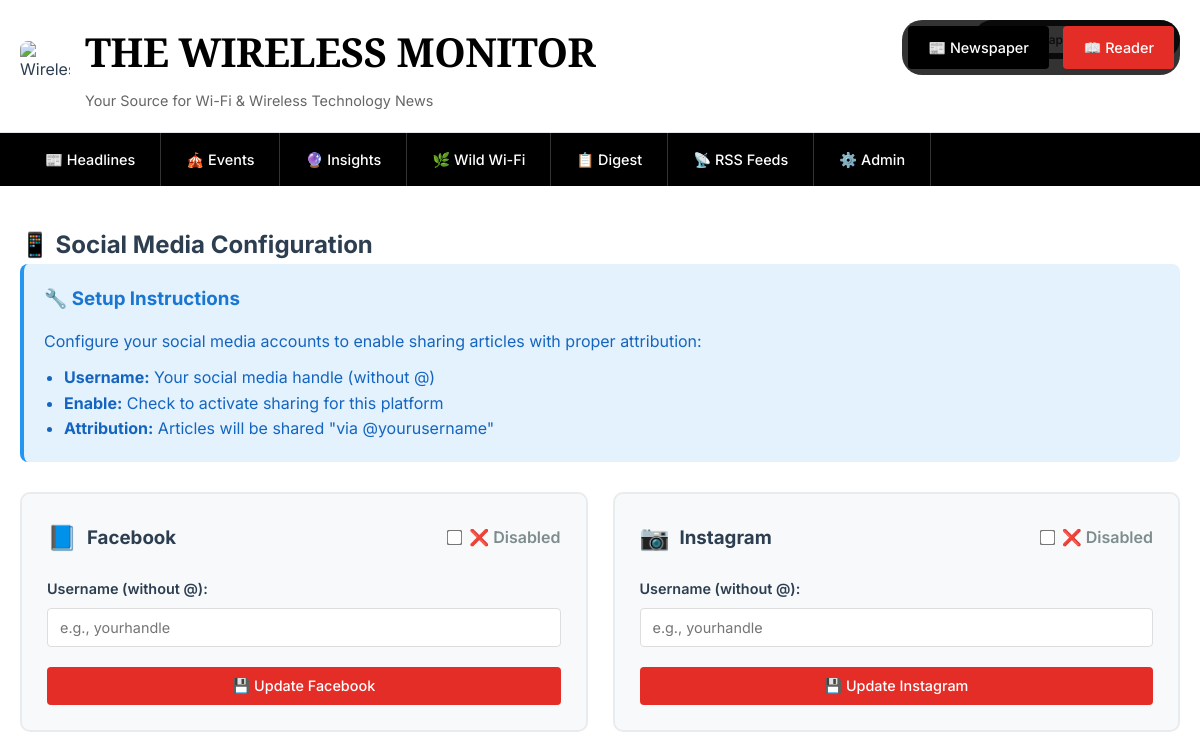
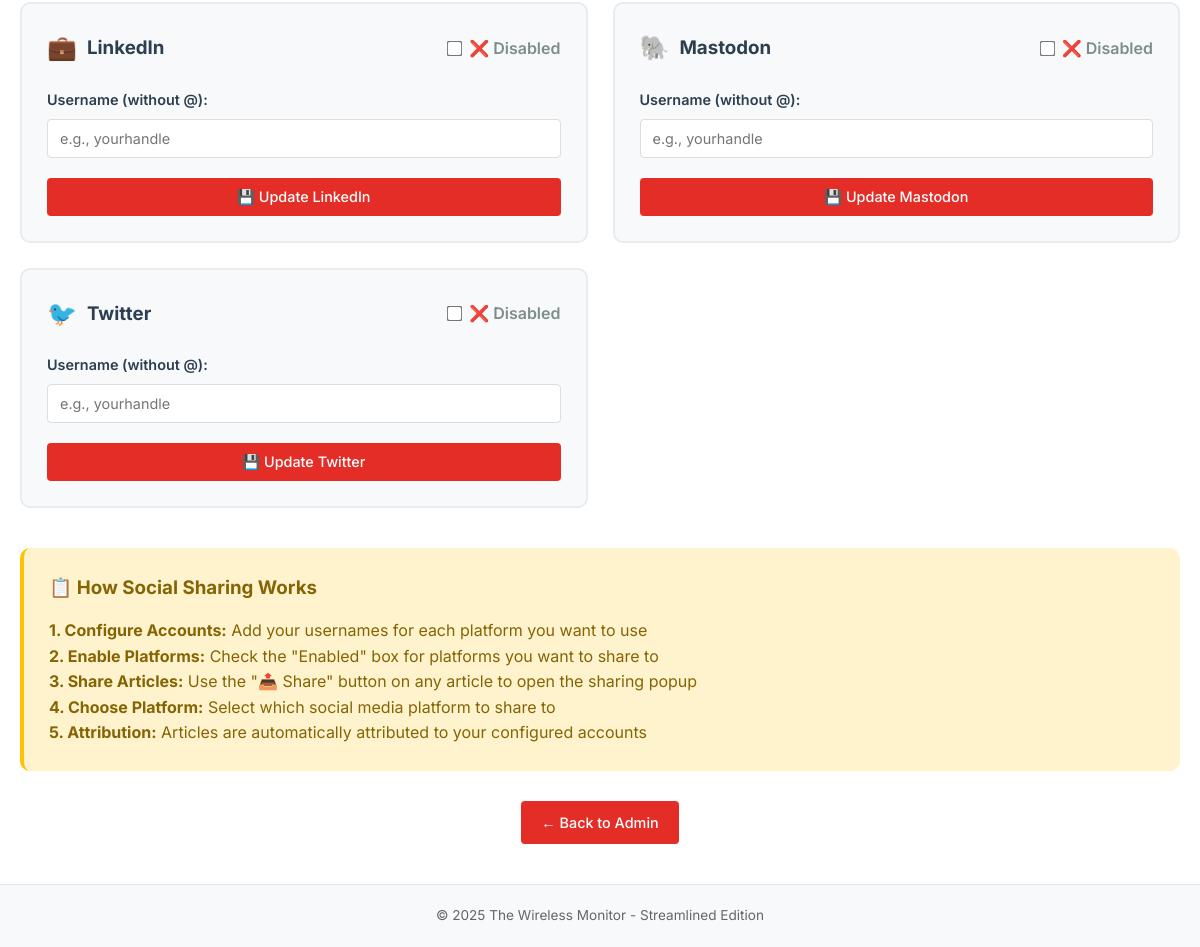
The app's page /social_config, older data (2 pictures, top to bottom).
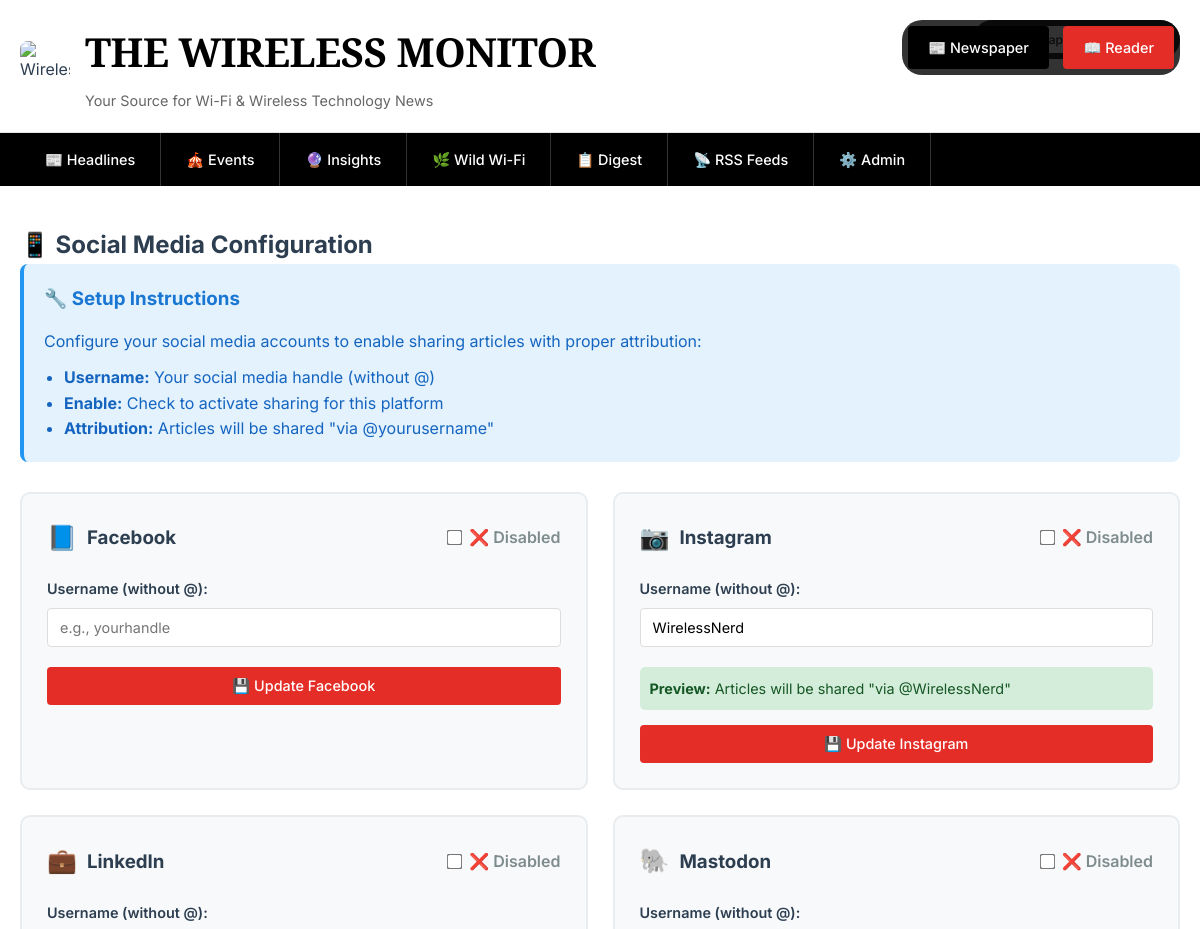
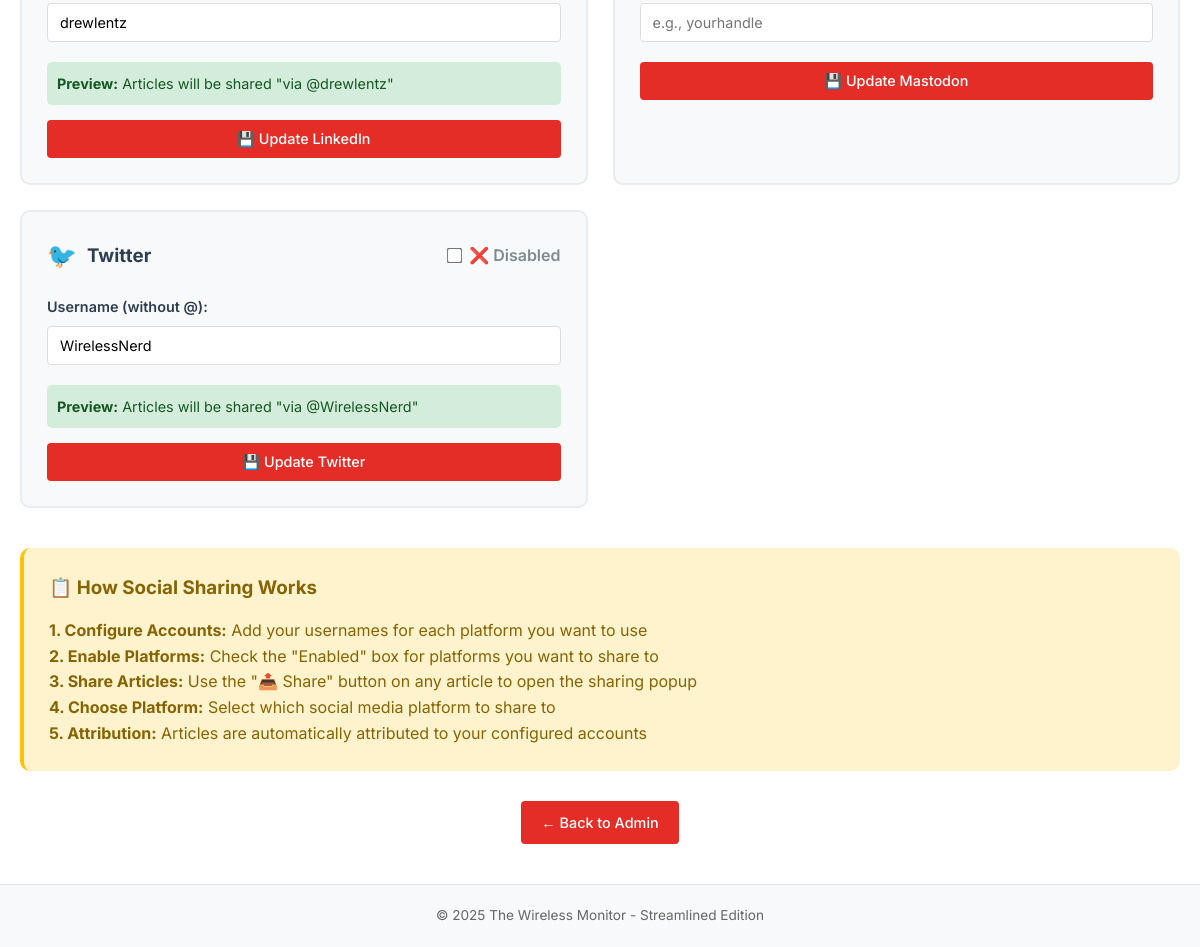
The same page, newer data (2 pictures, top to bottom).
### tables this page shows
CREATE TABLE social_config (
                id INTEGER PRIMARY KEY AUTOINCREMENT,
                platform TEXT NOT NULL UNIQUE,
                username TEXT,
                enabled INTEGER DEFAULT 0,
                api_key TEXT,
                api_secret TEXT,
                access_token TEXT,
                created_at TIMESTAMP DEFAULT CURRENT_TIMESTAMP
            );

### main.py (the view)
        @self.app.route('/social_config')
        def social_config_page():
            view_mode = request.args.get('view', 'newspaper')
            conn = self.get_db_connection()
            platforms = conn.execute('SELECT * FROM social_config ORDER BY platform').fetchall()
            conn.close()
            return render_template('social_config.html', platforms=platforms, view_mode=view_mode)

### main.py (called while the page is built)
    def get_db_connection(self):
        conn = sqlite3.connect(self.db_path, timeout=30.0)
        conn.row_factory = sqlite3.Row
        conn.execute('PRAGMA journal_mode=WAL')
        conn.execute('PRAGMA synchronous=NORMAL')
        conn.execute('PRAGMA cache_size=10000')
        conn.execute('PRAGMA temp_store=memory')
        return conn

### templates/social_config.html (shortened to what the changed rows need)
{% extends "base.html" %}
{% block content %}
<h2>📱 Social Media Configuration</h2>
<div style="display: grid; grid-template-columns: repeat(auto-fit, minmax(400px, 1fr)); gap: 25px;">
    {% for platform in platforms %}
    <div style="background: #f8f9fa; padding: 25px; border-radius: 10px; border: 2px solid #e9ecef;">
        <form method="POST" action="{{ url_for('update_social_config', view=view_mode) }}">
            <div style="display: flex; align-items: center; margin-bottom: 20px;">
                {% if platform.platform == 'Twitter' %}
                    <span style="font-size: 1.5rem; margin-right: 10px;">🐦</span>
                {% elif platform.platform == 'LinkedIn' %}
                    <span style="font-size: 1.5rem; margin-right: 10px;">💼</span>
                {% elif platform.platform == 'Facebook' %}
                    <span style="font-size: 1.5rem; margin-right: 10px;">📘</span>
                {% elif platform.platform == 'Mastodon' %}
                    <span style="font-size: 1.5rem; margin-right: 10px;">🐘</span>
                {% elif platform.platform == 'Instagram' %}
                    <span style="font-size: 1.5rem; margin-right: 10px;">📷</span>
                {% else %}
                    <span style="font-size: 1.5rem; margin-right: 10px;">📱</span>
                {% endif %}
                <h3 style="margin: 0; color: #2c3e50;">{{ platform.platform }}</h3>
                <div style="margin-left: auto;">
                    <label style="display: flex; align-items: center; cursor: pointer;">
                        <input type="checkbox" name="enabled" {% if platform.enabled %}checked{% endif %}
                               style="margin-right: 8px; transform: scale(1.2);">
                        <span style="font-weight: 600; color: {% if platform.enabled %}#27ae60{% else %}#7f8c8d{% endif %};">
                            {% if platform.enabled %}✅ Enabled{% else %}❌ Disabled{% endif %}
                        </span>
                    </label>
                </div>
            </div>
            <div class="form-group">
                <label for="username_{{ platform.platform }}">Username (without @):</label>
                <input type="text"
                       id="username_{{ platform.platform }}"
                       name="username"
                       value="{{ platform.username or '' }}"
                       placeholder="e.g., yourhandle"
                       style="width: 100%;">
            </div>
            {% if platform.username %}
            <div style="background: #d4edda; padding: 10px; border-radius: 5px; margin-bottom: 15px; font-size: 0.9rem; color: #155724;">
                <strong>Preview:</strong> Articles will be shared "via @{{ platform.username }}"
            </div>
            {% endif %}
            <button type="submit" class="btn" style="width: 100%;">
                💾 Update {{ platform.platform }}
            </button>
        </form>
    </div>
    {% endfor %}
</div>
{% endblock %}

Row changes from the older to the newer data that the page shows:
changed social_config "Instagram": username (not shown) → "WirelessNerd"
changed social_config "LinkedIn": username (not shown) → "drewlentz"
changed social_config "Twitter": username (not shown) → "WirelessNerd"
